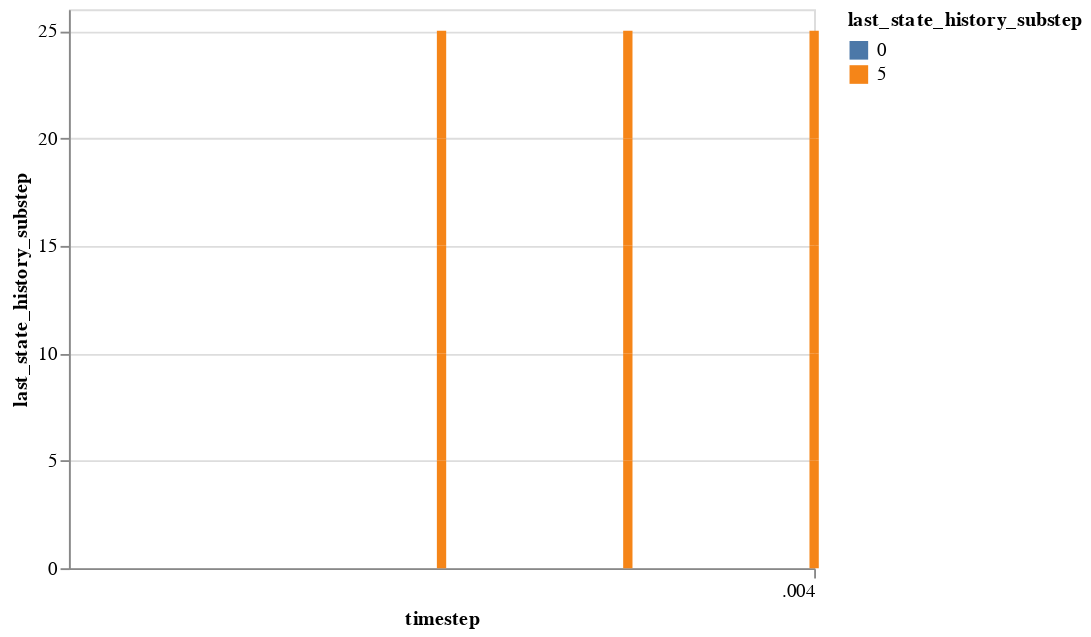

The notebook cell saved with this chart:
### Code cell
alt.Chart(df_1).mark_bar().encode(
  x='timestep:T',
  y='last_state_history_substep:Q',
  color='last_state_history_substep:N',
)

### Figure 1 — Vega-Lite specification as saved in the notebook (floating-point values rounded to 4 significant figures)
{"config": {"view": {"continuousWidth": 400, "continuousHeight": 300}}, "data": {"name": "data-6f73ec6d09833fa8e7a1bd22ca32a554"}, "mark": "bar", "encoding": {"color": {"field": "last_state_history_substep", "type": "nominal"}, "x": {"field": "timestep", "type": "temporal"}, "y": {"field": "last_state_history_substep", "type": "quantitative"}}, "$schema": "https://vega.github.io/schema/vega-lite/v4.17.0.json", "datasets": {"data-6f73ec6d09833fa8e7a1bd22ca32a554": [{"stage": null, "timestamp": null, "last_state_history_substep": 0.0, "last_state_history_timestep": 0.0, "simulation": 0, "subset": 0, "run": 1, "substep": 1, "timestep": 1}, {"stage": null, "timestamp": null, "last_state_history_substep": 0.0, "last_state_history_timestep": 0.0, "simulation": 0, "subset": 0, "run": 1, "substep": 2, "timestep": 1}, {"stage": null, "timestamp": null, "last_state_history_substep": 0.0, "last_state_history_timestep": 0.0, "simulation": 0, "subset": 0, "run": 1, "substep": 3, "timestep": 1}, {"stage": null, "timestamp": null, "last_state_history_substep": 0.0, "last_state_history_timestep": 0.0, "simulation": 0, "subset": 0, "run": 1, "substep": 4, "timestep": 1}, {"stage": null, "timestamp": null, "last_state_history_substep": 0.0, "last_state_history_timestep": 0.0, "simulation": 0, "subset": 0, "run": 1, "substep": 5, "timestep": 1}, {"stage": null, "timestamp": null, "last_state_history_substep": 5.0, "last_state_history_timestep": 1.0, "simulation": 0, "subset": 0, "run": 1, "substep": 1, "timestep": 2}, {"stage": null, "timestamp": null, "last_state_history_substep": 5.0, "last_state_history_timestep": 1.0, "simulation": 0, "subset": 0, "run": 1, "substep": 2, "timestep": 2}, {"stage": null, "timestamp": null, "last_state_history_substep": 5.0, "last_state_history_timestep": 1.0, "simulation": 0, "subset": 0, "run": 1, "substep": 3, "timestep": 2}, {"stage": null, "timestamp": null, "last_state_history_substep": 5.0, "last_state_history_timestep": 1.0, "simulation": 0, "subset": 0, "run": 1, "substep": 4, "timestep": 2}, {"stage": null, "timestamp": null, "last_state_history_substep": 5.0, "last_state_history_timestep": 1.0, "simulation": 0, "subset": 0, "run": 1, "substep": 5, "timestep": 2}, {"stage": null, "timestamp": null, "last_state_history_substep": 5.0, "last_state_history_timestep": 2.0, "simulation": 0, "subset": 0, "run": 1, "substep": 1, "timestep": 3}, {"stage": null, "timestamp": null, "last_state_history_substep": 5.0, "last_state_history_timestep": 2.0, "simulation": 0, "subset": 0, "run": 1, "substep": 2, "timestep": 3}, {"stage": null, "timestamp": null, "last_state_history_substep": 5.0, "last_state_history_timestep": 2.0, "simulation": 0, "subset": 0, "run": 1, "substep": 3, "timestep": 3}, {"stage": null, "timestamp": null, "last_state_history_substep": 5.0, "last_state_history_timestep": 2.0, "simulation": 0, "subset": 0, "run": 1, "substep": 4, "timestep": 3}, {"stage": null, "timestamp": null, "last_state_history_substep": 5.0, "last_state_history_timestep": 2.0, "simulation": 0, "subset": 0, "run": 1, "substep": 5, "timestep": 3}, {"stage": null, "timestamp": null, "last_state_history_substep": 5.0, "last_state_history_timestep": 3.0, "simulation": 0, "subset": 0, "run": 1, "substep": 1, "timestep": 4}, {"stage": null, "timestamp": null, "last_state_history_substep": 5.0, "last_state_history_timestep": 3.0, "simulation": 0, "subset": 0, "run": 1, "substep": 2, "timestep": 4}, {"stage": null, "timestamp": null, "last_state_history_substep": 5.0, "last_state_history_timestep": 3.0, "simulation": 0, "subset": 0, "run": 1, "substep": 3, "timestep": 4}, {"stage": null, "timestamp": null, "last_state_history_substep": 5.0, "last_state_history_timestep": 3.0, "simulation": 0, "subset": 0, "run": 1, "substep": 4, "timestep": 4}, {"stage": null, "timestamp": null, "last_state_history_substep": 5.0, "last_state_history_timestep": 3.0, "simulation": 0, "subset": 0, "run": 1, "substep": 5, "timestep": 4}]}}
